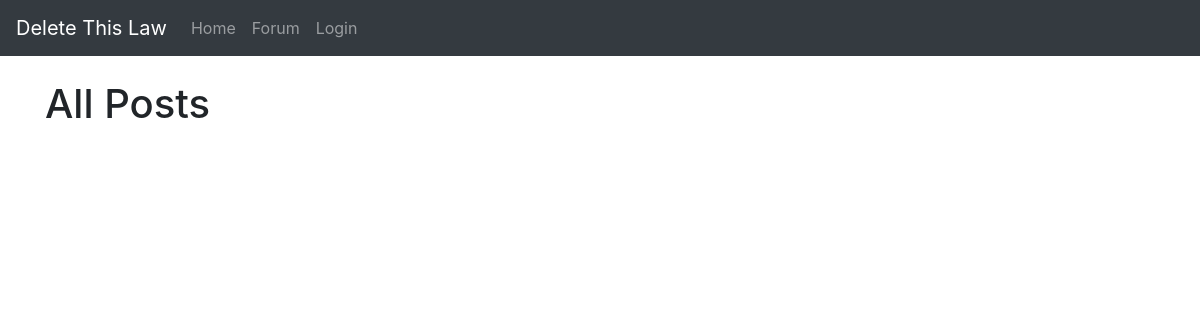
/forum, run on an earlier commit of the app's database.
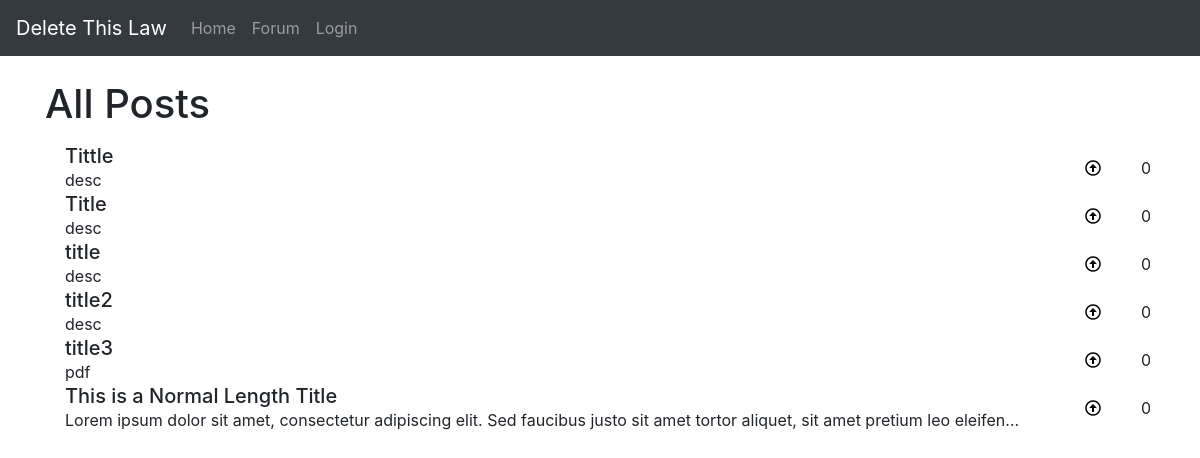
And on a later commit of the database.
### website/models.py (models this page shows)
class Post(db.Model):
    __tablename__ = "post"
    id = db.Column(db.Integer, primary_key=True, name="id")
    title = db.Column(db.String(150), unique=True, name="title")
    description = db.Column(db.String(600))
    jurisdiction = db.Column(db.String(20))
    upvotes = db.Column(db.Integer)
    comments = db.relationship("Comment", backref="post")

### website/views.py (the view)
@views.route("/forum")
def forum():
    posts = Post.query.all()
    return render_template("forum.html", posts=posts)

### website/templates/forum.html (shortened to what this page needs)
{% extends "base.html" %} {% block title %}Forum{% endblock %}
{% block content %}
<div class="container" id="main-forum">
    <h1 class="mt-4 mb-3">All Posts</h1>
    {% for post in posts %}
        <div class="post">
            <div class="post-info">
                <h5 class="post-title">{{ post.title }}</h5>
                <p class="post-desc">{{ post.description }}</p>
            </div>
            <div class="upvotes">
                <form action="/upvote" method="POST">
                    <button type="submit" class="upvote-btn" onclick="toggle_upvote('{{ post.id }}')">
                        <i id="upvote-icon-{{ post.id }}" class="far fa-arrow-alt-circle-up"></i>
                    </button>
                </form>
                <p class="upvote-count">{{ post.upvotes }}</p>
            </div>
        </div>
    {% endfor %}
</div>
{% endblock %}

### website/templates/base.html (shortened to what this page needs)
<!DOCTYPE html>
<html lang="en">
<head>
    <link
        rel="stylesheet"
        href="https://stackpath.bootstrapcdn.com/bootstrap/4.4.1/css/bootstrap.min.css"
    />
    <link href="https://cdnjs.cloudflare.com/ajax/libs/font-awesome/5.15.4/css/all.min.css" rel="stylesheet">
    <link
        rel="stylesheet"
        href="https://stackpath.bootstrapcdn.com/font-awesome/4.7.0/css/font-awesome.min.css"
    />
    <link rel="stylesheet" href="../static/styles.css"/>
</head>
<body>
    <nav class="navbar navbar-expand-lg navbar-dark bg-dark">
        <a class="navbar-brand" href="/">Delete This Law</a>
        <div class="collapse navbar-collapse" id="navbar">
            <div class="navbar-nav">
                <a class="nav-item nav-link" id="home" href="/">Home</a>
                <a class="nav-item nav-link" id="forum" href="/forum">Forum</a>
                <a class="nav-item nav-link" id="login" href="/login">Login</a>
            </div>
        </div>
    </nav>
    <div class="container-fluid">
    {% block content %}
    {% endblock %}
    </div>
</body>
</html>

### website/static/styles.css (style rules this page uses)
* { margin: 0; padding: 0; }
.container-fluid { padding-left: 0; padding-right: 0; }
#main-forum .post { display: flex; justify-content: space-between; align-items: center; }
#main-forum .post * { margin: 0 10px; }
#main-forum .post .post-info .post-desc { width: clamp(20rem, 80vw, 70rem); white-space: nowrap; overflow: hidden; text-overflow: ellipsis; }
#main-forum .post .upvotes { display: flex; }

### website/templates/forum.html (style rules this page uses)
#main-forum .post .upvotes .upvote-btn { border: none; background: transparent; cursor: pointer; }

What changed in the data, as far as the page shows it:
added Post: title "Tittle", description "desc", upvotes "0"
added Post: title "Title", description "desc", upvotes "0"
added Post: title "title", description "desc", upvotes "0"
added Post: title "title2", description "desc", upvotes "0"
added Post: title "title3", description "pdf", upvotes "0"
added Post: title "This is a Normal Length Title", description "Lorem ipsum dolor sit amet, consectetur adipiscing elit. Sed faucibus justo sit amet tortor aliquet, sit amet pretium leo eleifen…", upvotes "0"
